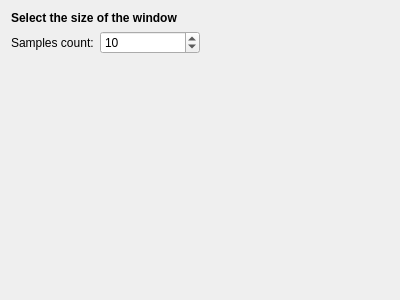
<?xml version="1.0" encoding="UTF-8"?>
<ui version="4.0">
 <class>MovingRMS</class>
 <widget class="QWidget" name="MovingRMS">
  <property name="geometry">
   <rect>
    <x>0</x>
    <y>0</y>
    <width>400</width>
    <height>300</height>
   </rect>
  </property>
  <property name="windowTitle">
   <string>Form</string>
  </property>
  <layout class="QVBoxLayout" name="verticalLayout">
   <item>
    <widget class="QLabel" name="label">
     <property name="font">
      <font>
       <weight>75</weight>
       <bold>true</bold>
      </font>
     </property>
     <property name="text">
      <string>Select the size of the window</string>
     </property>
    </widget>
   </item>
   <item>
    <layout class="QFormLayout" name="formLayout">
     <item row="0" column="1">
      <widget class="QSpinBox" name="spinBoxSamples">
       <property name="maximumSize">
        <size>
         <width>100</width>
         <height>16777215</height>
        </size>
       </property>
       <property name="minimum">
        <number>1</number>
       </property>
       <property name="maximum">
        <number>1000</number>
       </property>
       <property name="value">
        <number>10</number>
       </property>
      </widget>
     </item>
     <item row="0" column="0">
      <widget class="QLabel" name="label_2">
       <property name="text">
        <string>Samples count:</string>
       </property>
      </widget>
     </item>
    </layout>
   </item>
   <item>
    <spacer name="verticalSpacer">
     <property name="orientation">
      <enum>Qt::Vertical</enum>
     </property>
     <property name="sizeHint" stdset="0">
      <size>
       <width>20</width>
       <height>40</height>
      </size>
     </property>
    </spacer>
   </item>
  </layout>
 </widget>
 <resources/>
 <connections/>
</ui>
